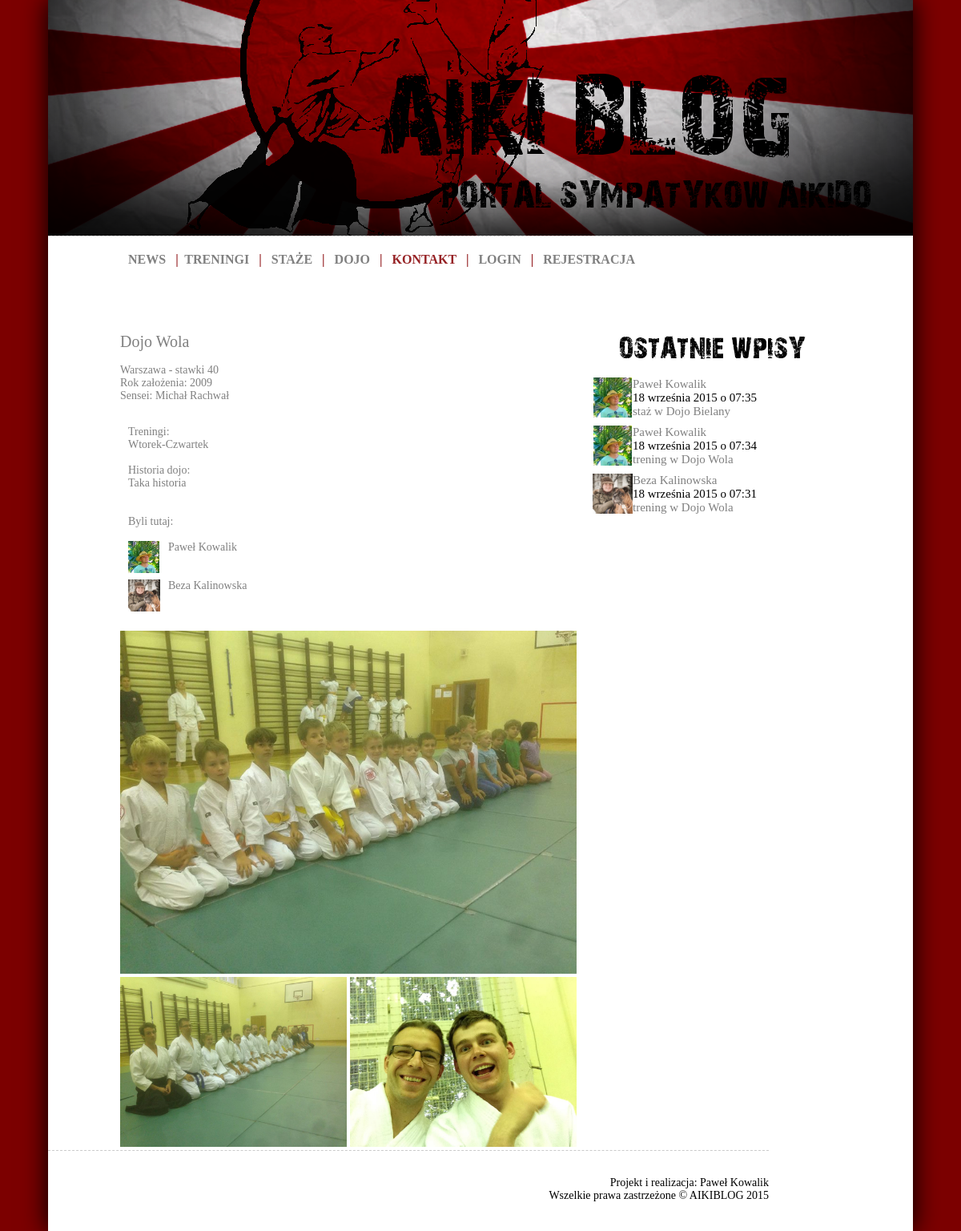
The app's page /dojo/dojo-wola/, older data.
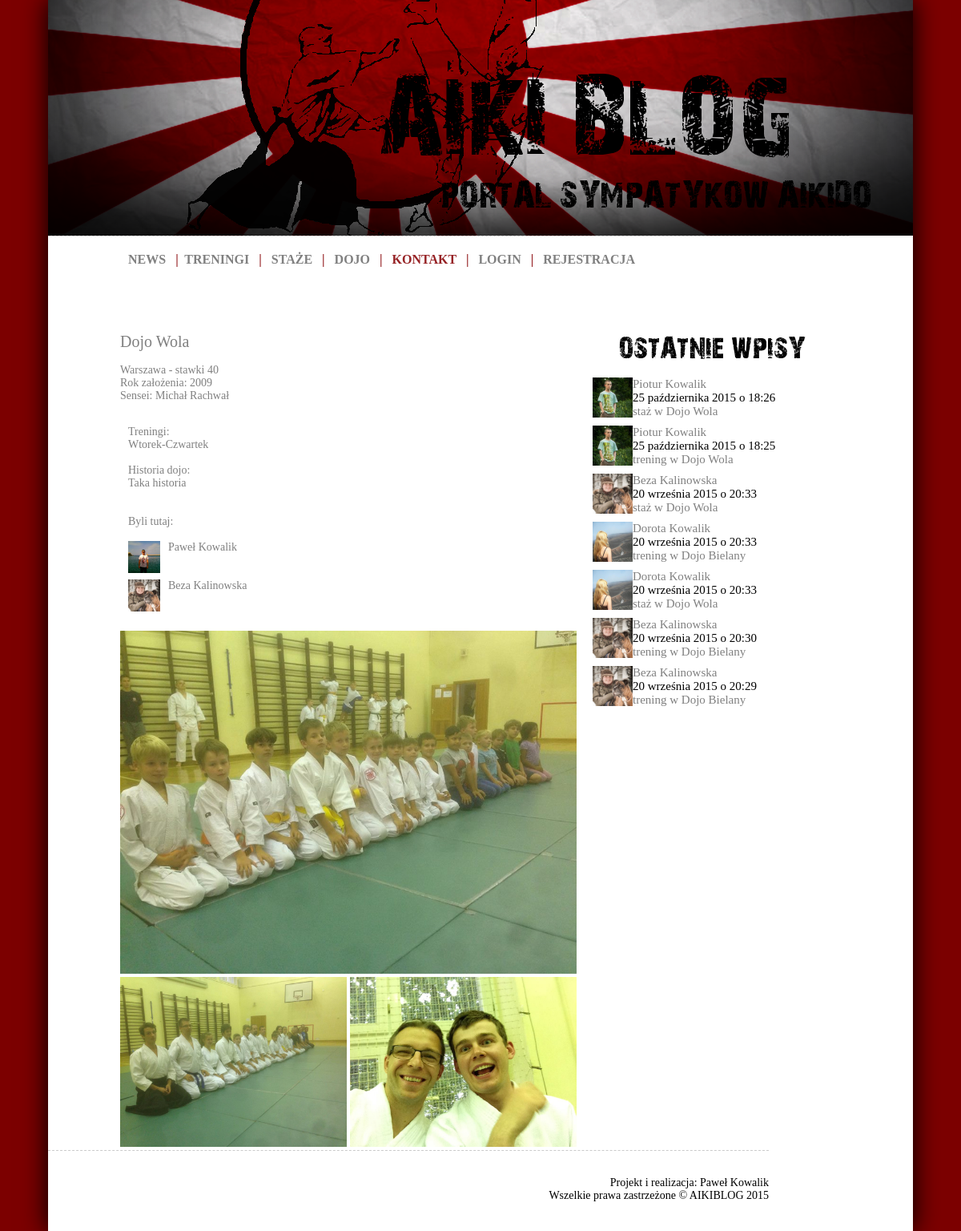
The same page, newer data.
### aikiblog/models.py (models this page shows, shortened)
class User(AbstractUser):
    SEX = (
        ('K','Kobieta'),
        ('M','Mężczyzna'),
    )
    avatar = models.ImageField(upload_to='static/avatars/%Y/%m/%d', null=True, blank=True)
    start_year = models.IntegerField(null=True, blank=True, verbose_name='Trenuje od')
    about_text = models.TextField(null=True, blank=True, verbose_name='O mnie')
    sex = models.CharField(max_length=1, choices=SEX, verbose_name='Płeć')

class Training(models.Model):
    TYPE = (
        ('T','trening'),
        ('S','staż'),
    )
    user = models.ForeignKey(User, verbose_name='Ćwiczący')
    date = models.DateTimeField('Data treningu')
    place = models.ForeignKey(Dojo, verbose_name='Miejsce treningu')
    sensei = models.ForeignKey(Sensei, verbose_name='Sensei')
    slug = models.SlugField('Odnosnik', max_length=50)
    techniques = models.ManyToManyField(TechTren, verbose_name='Techniki')
    type = models.CharField(max_length=1, choices=TYPE, verbose_name='Typ')
    notes = models.TextField(verbose_name="Notatki")
    class Meta:
        verbose_name = "Trening"
        verbose_name_plural = "Treningi"

class Dojo(models.Model):
    name = models.CharField('Nazwa dojo', max_length=50)
    slug = models.SlugField('Odnosnik', max_length=50)
    start_year = models.IntegerField(verbose_name='Rok założenia')
    city = models.CharField('Miasto', max_length=50)
    adress = models.CharField('Adres', max_length=50)
    sensei = models.ForeignKey(Sensei, verbose_name='Sensei')
    image1 = models.ImageField(upload_to='static/dojo', verbose_name='Zdjęcie 1')
    image2 = models.ImageField(upload_to='static/dojo', null=True, blank=True, verbose_name='Zdjęcie 2')
    image3 = models.ImageField(upload_to='static/dojo', null=True, blank=True, verbose_name='Zdjęcie 3')
    story = models.TextField(null=True, blank=True, verbose_name='Historia')
    trainings = models.TextField(null=True, blank=True, verbose_name='Treningi')
    users = models.ManyToManyField(User, blank=True, verbose_name='Byli tutaj')
    class Meta:
        verbose_name = "Dojo"
        verbose_name_plural = "Dojo"
    def __unicode__(self):
        return self.name

### aikiblog/views.py (the view)
# urls.py: url(r'^dojo/(?P<slug>[\w\-_]+)/$', DojoDetail.as_view(), name='dojo-detail'),
class DojoDetail(generic.DetailView):
    model = Dojo
    def get_context_data(self, **kwargs):
        context = super(DojoDetail, self).get_context_data(**kwargs)
        context['all_trainings'] = Training.objects.order_by('-date')[:7]
        return context

### aikiblog/models.py (called while the page is built)
    def __unicode__(self):
        return self.name

### aikiblog/templates/aikiblog/dojo_detail.html
{% extends "base.html" %}
{% block content %}
    <div id="post_head_dojo_detail">
        {{ object.name }}<br>
    </div>
    <div id="post_head_dojo_detail2"><br>
        {{ object.city }} - {{ object.adress }}<br>
        Rok założenia: {{ object.start_year }}<br>
        Sensei: {{ object.sensei }}
        <br><br>
    </div>
    <div id="post_body_dojo_detail"><br>
        Treningi:<br>{{ object.trainings }}<br><br>
        Historia dojo:<br>{{ object.story }}<br><br><br>
        Byli tutaj:<br><br>
        {% for entry in object.users.all %}
            <div id="post_body_avatar">
                <a href="{% url "user-detail" entry.id %}"><img src="{{ STATIC_URL|cut:'static/' }}{{ entry.avatar }}" height=40/></a>
            </div>
            <div id="post_body_entry">
                <a href="{% url "user-detail" entry.id %}">{{ entry.first_name }} {{ entry.last_name }}</a><br>
            </div><br><br><br>
        {% endfor %}
    </div>
    <div id="post_body_dojo_detail_images"><br>
        <img src="{{ STATIC_URL|cut:'static/' }}{{ object.image1 }}" width=570 alt="" class="left" /><br>
        <img src="{{ STATIC_URL|cut:'static/' }}{{ object.image2 }}" width=283 alt="" class="left" />
        <img src="{{ STATIC_URL|cut:'static/' }}{{ object.image3 }}" width=283 alt="" class="left" />
    </div>
{% endblock %}
{% block menuright %}
    {% include "aikiblog/parts/menuright.html" %}
{% endblock %}

### aikiblog/templates/aikiblog/parts/menuright.html
<div id="menuright">
        <div id="menuright_logo">
        </div>
        <br>
        {% for entry in all_trainings %}
        <div id="menuright_post">
            <div id="menuright_avatar">
                <a href="{% url "user-detail" entry.user.id %}"><img src="{{ STATIC_URL|cut:'static/' }}{{ entry.user.avatar }}" height=50/></a>
            </div>
            <div id="menuright_head">
                <a href="{% url "user-detail" entry.user.id %}">{{ entry.user.first_name }} {{ entry.user.last_name }}</a><br>
                {{ entry.date|date:"d E Y" }} o {{ entry.date|date:"H:i" }}<br>
                <a href="{% url "training-detail" entry.slug %}">
                {% ifequal entry.type "T" %}
                trening
                {% endifequal %}
                {% ifequal entry.type "S" %}
                staż
                {% endifequal %}
                w {{ entry.place }}</a>
            </div>
        </div>
        {% endfor %}
        <br>
    </div>

Row changes from the older to the newer data that the page shows:
no longer on this page (row unchanged): Training: user.avatar (picture), user.first_name "Paweł", user.last_name "Kowalik", date "18 września 2015", date "07:35", place "Dojo Bielany"
no longer on this page (row unchanged): Training: user.avatar (picture), user.first_name "Paweł", user.last_name "Kowalik", date "18 września 2015", date "07:34", place "Dojo Wola"
no longer on this page (row unchanged): Training: user.avatar (picture), user.first_name "Beza", user.last_name "Kalinowska", date "18 września 2015", date "07:31", place "Dojo Wola"
changed User "Paweł": avatar: a different picture
added Training: user.avatar (picture), user.first_name "Piotur", user.last_name "Kowalik", date "25 października 2015", date "18:26", place "Dojo Wola"
added Training: user.avatar (picture), user.first_name "Piotur", user.last_name "Kowalik", date "25 października 2015", date "18:25", place "Dojo Wola"
added Training: user.avatar (picture), user.first_name "Beza", user.last_name "Kalinowska", date "20 września 2015", date "20:33", place "Dojo Wola"
added Training: user.avatar (picture), user.first_name "Dorota", user.last_name "Kowalik", date "20 września 2015", date "20:33", place "Dojo Bielany"
added Training: user.avatar (picture), user.first_name "Dorota", user.last_name "Kowalik", date "20 września 2015", date "20:33", place "Dojo Wola"
added Training: user.avatar (picture), user.first_name "Beza", user.last_name "Kalinowska", date "20 września 2015", date "20:30", place "Dojo Bielany"
added Training: user.avatar (picture), user.first_name "Beza", user.last_name "Kalinowska", date "20 września 2015", date "20:29", place "Dojo Bielany"
